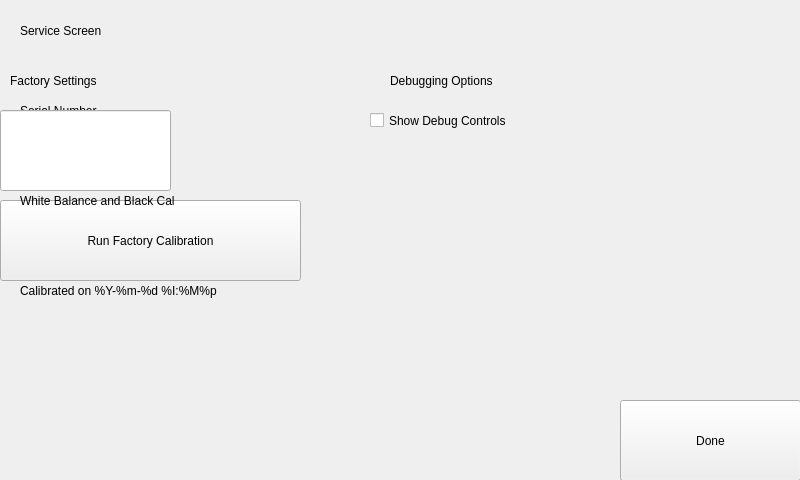
<?xml version="1.0" encoding="UTF-8"?>
<ui version="4.0">
 <class>ServiceScreenUnlocked</class>
 <widget class="QWidget" name="ServiceScreenUnlocked">
  <property name="geometry">
   <rect>
    <x>0</x>
    <y>0</y>
    <width>800</width>
    <height>480</height>
   </rect>
  </property>
  <property name="windowTitle">
   <string notr="true">Service Screen</string>
  </property>
  <widget class="Backdrop" name="backdrop">
   <property name="geometry">
    <rect>
     <x>0</x>
     <y>0</y>
     <width>801</width>
     <height>481</height>
    </rect>
   </property>
  </widget>
  <widget class="HeaderLabel" name="headerlabel">
   <property name="geometry">
    <rect>
     <x>20</x>
     <y>10</y>
     <width>241</width>
     <height>41</height>
    </rect>
   </property>
   <property name="text">
    <string>Service Screen</string>
   </property>
  </widget>
  <widget class="Button" name="uiDone">
   <property name="geometry">
    <rect>
     <x>620</x>
     <y>400</y>
     <width>181</width>
     <height>81</height>
    </rect>
   </property>
   <property name="text">
    <string>Done</string>
   </property>
  </widget>
  <widget class="CheckBox" name="uiShowDebugControls">
   <property name="geometry">
    <rect>
     <x>370</x>
     <y>80</y>
     <width>251</width>
     <height>81</height>
    </rect>
   </property>
   <property name="text">
    <string>Show Debug Controls</string>
   </property>
  </widget>
  <widget class="LineEdit" name="uiSerialNumber">
   <property name="geometry">
    <rect>
     <x>0</x>
     <y>110</y>
     <width>171</width>
     <height>81</height>
    </rect>
   </property>
   <property name="text">
    <string/>
   </property>
  </widget>
  <widget class="Label" name="label">
   <property name="geometry">
    <rect>
     <x>20</x>
     <y>100</y>
     <width>221</width>
     <height>21</height>
    </rect>
   </property>
   <property name="text">
    <string>Serial Number</string>
   </property>
  </widget>
  <widget class="Subheader" name="subheader">
   <property name="geometry">
    <rect>
     <x>10</x>
     <y>70</y>
     <width>241</width>
     <height>21</height>
    </rect>
   </property>
   <property name="text">
    <string>Factory Settings</string>
   </property>
  </widget>
  <widget class="Subheader" name="subheader_2">
   <property name="geometry">
    <rect>
     <x>390</x>
     <y>70</y>
     <width>241</width>
     <height>21</height>
    </rect>
   </property>
   <property name="text">
    <string>Debugging Options</string>
   </property>
  </widget>
  <widget class="Button" name="uiCal">
   <property name="geometry">
    <rect>
     <x>0</x>
     <y>200</y>
     <width>301</width>
     <height>81</height>
    </rect>
   </property>
   <property name="text">
    <string>Run Factory Calibration</string>
   </property>
   <property name="customStyleSheet" stdset="0">
    <string>align: left;</string>
   </property>
  </widget>
  <widget class="Label" name="label_2">
   <property name="geometry">
    <rect>
     <x>20</x>
     <y>190</y>
     <width>331</width>
     <height>21</height>
    </rect>
   </property>
   <property name="text">
    <string>White Balance and Black Cal</string>
   </property>
  </widget>
  <widget class="Label" name="uiCalibratedOn">
   <property name="geometry">
    <rect>
     <x>20</x>
     <y>280</y>
     <width>311</width>
     <height>21</height>
    </rect>
   </property>
   <property name="text">
    <string>Calibrated on %Y-%m-%d %I:%M%p</string>
   </property>
  </widget>
  <zorder>backdrop</zorder>
  <zorder>headerlabel</zorder>
  <zorder>uiDone</zorder>
  <zorder>uiShowDebugControls</zorder>
  <zorder>label</zorder>
  <zorder>subheader</zorder>
  <zorder>subheader_2</zorder>
  <zorder>uiCal</zorder>
  <zorder>uiSerialNumber</zorder>
  <zorder>label_2</zorder>
  <zorder>uiCalibratedOn</zorder>
 </widget>
 <customwidgets>
  <customwidget>
   <class>Backdrop</class>
   <extends>QLabel</extends>
   <header>backdrop</header>
  </customwidget>
  <customwidget>
   <class>Button</class>
   <extends>QPushButton</extends>
   <header>button</header>
  </customwidget>
  <customwidget>
   <class>CheckBox</class>
   <extends>QCheckBox</extends>
   <header>check_box</header>
  </customwidget>
  <customwidget>
   <class>HeaderLabel</class>
   <extends>QLabel</extends>
   <header>header_label</header>
  </customwidget>
  <customwidget>
   <class>Label</class>
   <extends>QLabel</extends>
   <header>label</header>
  </customwidget>
  <customwidget>
   <class>LineEdit</class>
   <extends>QLineEdit</extends>
   <header>line_edit</header>
  </customwidget>
  <customwidget>
   <class>Subheader</class>
   <extends>QLabel</extends>
   <header>subheader</header>
  </customwidget>
 </customwidgets>
 <resources/>
 <connections/>
</ui>
